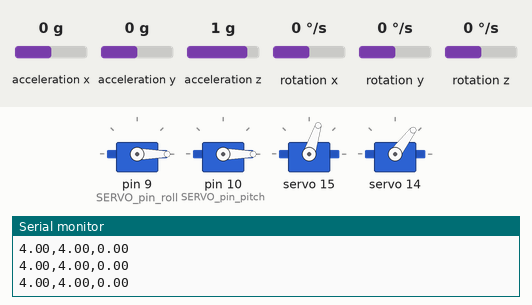
Recording of a sketch running on a simulated Arduino Uno, built with avr-gcc and run on an emulated ATmega328P. Parts: 4 × servo, the last lines printed to the serial monitor. Wiring (inferred from the names in the program): MPU-9250 motion sensor at I2C address 0x68. The test bench sets the inputs (shaded band); at power-on: rotation z 0 °/s, acceleration x 0 g, acceleration y 0 g, acceleration z 1 g, rotation x 0 °/s, rotation y 0 °/s.

Above: at 2.2 s.
2.3 s: rotation z set to 28 °/s
5.3 s: rotation z set to -192 °/s
At 6.5 s:
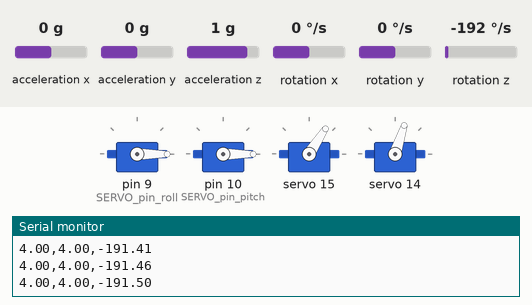
6.8 s: rotation z set to 192 °/s
At 7.4 s:
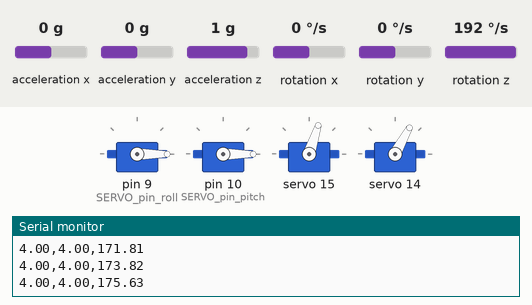
Timing chart, 0 to 9.8 s (numbered marks = the images above; inputs shaded):
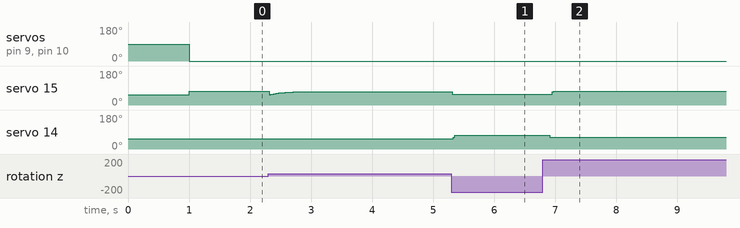

The sketch:

ver.2.ino
```cpp
#include "CONTROLLER.h"

void setup()
{
  Serial.begin(9600);
  servo_roll.attach(SERVO_pin_roll);
  servo_pitch.attach(SERVO_pin_pitch);


  pwm.begin();
  pwm.setPWMFreq(380); //->measurement 400hz -> 2.5ms / so pca9685 input unit mean 0.620us
  pwm.setPWM(BLDC_pin_cw, 0, set_duty);
  pwm.setPWM(BLDC_pin_ccw, 0, set_duty);
  delay(1000);
}

void loop()
{
  Setting_sampling_time();

  Input_data();

  Serial.println(String(sensor_roll - off_set_roll)+","+String(sensor_pitch - off_set_pitch)+","+String(sensor_yaw));

  u_roll  = computePD_SERVO(goal_roll, sensor_roll, past_roll, dt, Kp_r, Kd_r, bangbang_r);
  u_pitch = computePD_SERVO(goal_pitch, sensor_pitch, past_pitch, dt, Kp_p, Kd_p, bangbang_p);
  u_yaw   = computePD_BLDC(goal_yaw, sensor_yaw, past_yaw, dt, Kp_y, Kd_y, bangbang_y);

  control_BLDC();
  control_SERVO();

  past_roll = sensor_roll;
  past_pitch = sensor_pitch;
  past_yaw = sensor_yaw;

}
```

CONTROLLER.h
```cpp
#ifndef CONTROLLER_H
#define CONTROLLER_H

//##############################################################################################################//

#include <Servo.h>
#include <Wire.h>
#include <Adafruit_PWMServoDriver.h>

#include "I2Cdev.h"
#include "MPU9250.h"

I2Cdev I2C_M; MPU9250 mpu;
Adafruit_PWMServoDriver pwm = Adafruit_PWMServoDriver();

Servo servo_roll ;
Servo servo_pitch;

//----------------------------------< calibration Value >----------------------------------//

//               <---range_duty--->
//---------------|ㅁㅁㅁㅁㅁㅁㅁㅁㅁㅁ|-----------------> BLDC pwm duty range [pca9685-unit]
//            set_duty

#define set_duty 1700                     // setting zero angular velocity[pca9685-unit]
#define range_duty 300                    // control duty range angular velocity[pca9685-unit]

#define set_servo_angle 0                 // setting zero angle of servo [micro-sec]

#define sampling_time 0.015               //sampling time[s]

//----------------------------------< port setting >----------------------------------//

#define SERVO_pin_roll 9
#define SERVO_pin_pitch 10

#define BLDC_pin_cw 15
#define BLDC_pin_ccw 14

//----------------------------------< PID & filter gain setting >----------------------------------//

//roll gain
#define Kp_r 1
#define Kd_r 0

// pitch gain
#define Kp_p 1
#define Kd_p 0

//yaw gain
#define Kp_y 10
#define Kd_y 0

#define bangbang_r 0
#define bangbang_p 0
#define bangbang_y 0

#define filter_factor_r 0.9
#define filter_factor_p 0.9
#define filter_factor_y 0.9

#define off_set_roll -4
#define off_set_pitch -4

//----------------------------------< Desired attitude >----------------------------------//

#define goal_roll 0         // Goal pitch [angle of velocity]
#define goal_pitch 0        // Goal pitch [deg]
#define goal_yaw 0          // Goal yaw    [deg]

//----------------------------------< value define >----------------------------------//

//roll value                   pitch value                    yaw value
double past_roll = 0;          double past_pitch = 0;         double past_yaw = 0;
double sensor_roll = 0;        double sensor_pitch = 0;       double sensor_yaw = 0;
double u_roll = 0;             double u_pitch = 0;            double u_yaw = 0;


double dt = 0;         // delta_time[ms]
double start_time = 0; // Initial Time Measurement[ms]
double end_time = 0;   // Final time measurement[ms]


double imu[6] = {0}; int16_t ax = 0, ay = 0, az = 0, gx = 0, gy = 0, gz = 0;

//##################################################################################################################################################//

void Setting_sampling_time()
{
  end_time = millis();
  dt = (end_time - start_time)*0.001; //[s] 1000ms -> 0.001 = 1s
  start_time = millis();

    while(dt < sampling_time)
  {
    delayMicroseconds(1);
    end_time = millis();
    dt = (end_time - start_time)*0.001;
  }
}//_______________________________________________________________________________________________________________________________________________________

void Compute_Complmentary(double ax, double ay, double az, double gx, double gy, double gz, double dt)
{
  double roll_a = atan2(ay, az) * 180 / PI;
  double pitch_a = atan2(ax, az) * 180 / PI;

  sensor_roll = filter_factor_r * (sensor_roll + gx * dt) + (1 - filter_factor_r) * roll_a;
  sensor_pitch = filter_factor_p * (sensor_pitch + gy * dt) + (1 - filter_factor_p) * pitch_a;
  sensor_yaw = filter_factor_y * sensor_yaw + (1 - filter_factor_y) * imu[5];

}//_______________________________________________________________________________________________________________________________________________________

void Input_data()
{
   mpu.getMotion6(&ax, &ay, &az, &gx, &gy, &gz);

   imu[0] = (double) ax / 16384;
   imu[1] = (double) ay / 16384;
   imu[2] = (double) az / 16384;
   imu[3] = (double) gx * 250 / 32768;
   imu[4] = (double) gy * 250 / 32768;
   imu[5] = (double) gz * 250 / 32768;

   Compute_Complmentary(imu[0], imu[1], imu[2], imu[3], imu[4], imu[5], dt);
}//_______________________________________________________________________________________________________________________________________________________

double computePD_BLDC(double goal, double sensor, double sensor_past, double dt, double Kp, double Kd, double bangbang_control_range)
{
  double error = goal - sensor;

  double P = Kp * error;

  double D = Kd *(sensor - sensor_past) / dt;
  double u = P - D;

  if ( abs(error) <= bangbang_control_range) u = set_duty;

  u = constrain(set_duty + abs(u), set_duty, set_duty + range_duty);

  u = error > 0 ? u : -u;

  return u; //[us]
}//_______________________________________________________________________________________________________________________________________________________

void control_BLDC()
{
  if( u_yaw > 0)                           // ccw case -> rotate ccw
  {
    pwm.setPWM(BLDC_pin_ccw,0,abs(u_yaw));
    //Serial.println(String(u_yaw)+",5,");
  }
  else                                      // cw case -> rotate cw
  {
    pwm.setPWM(BLDC_pin_cw,0,abs(u_yaw));
    //Serial.println(String(u_yaw)+",-5,");
  }
}//_______________________________________________________________________________________________________________________________________________________

double computePD_SERVO(double goal, double sensor, double sensor_past, double dt, double Kp, double Kd, double bangbang_control_range)
{
  double error = goal - sensor;               // angular velocity increasing -> PID u decreasing

  double P = Kp * error;
  double D = Kd *(sensor - sensor_past) / dt;

  double u = P - D;
  if ( abs(error) <= bangbang_control_range) u = set_servo_angle;

  return u;
}//_______________________________________________________________________________________________________________________________________________________

void control_SERVO()
{
  servo_roll.writeMicroseconds(u_roll);
  servo_pitch.writeMicroseconds(u_pitch);
  delay(10);
}

//##############################################################################################################//
#endif
```

Source omitted: MPU9250.cpp (126975 bytes), MPU9250.h (42815 bytes)

Measured:
- after the input at 5.3 s, servo 15: 71° → 57° at once; servo 14: 53° → 72° at once
- after the input at 6.8 s, servo 15: 57° → 72° after 0.14 s; servo 14: 72° → 61° after 0.11 s
